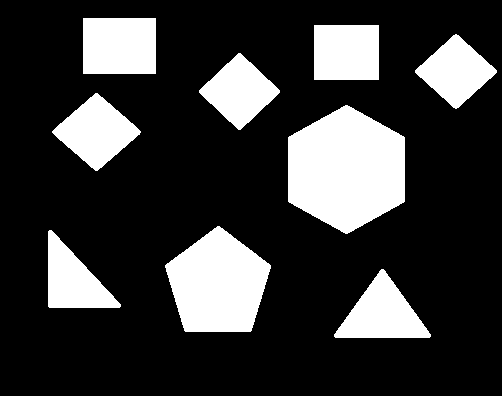
#> input picture source/binary.png, 502 x 396 px, found by its file name
$ python 16_cv2.drawContours.py
#> lines starting #> are read from the running program, lines starting #| are printed output that depends on the picture; after the words box and inside, x2 and y2 are one past the last pixel; in counts of white or black regions, pixels touching at a corner belong together
# Python code to find the co-ordinates of
# the contours detected in an image.
import numpy as np
import cv2

# Reading image
font = cv2.FONT_HERSHEY_COMPLEX
img2 = cv2.imread('source/binary.png', cv2.IMREAD_COLOR)
#> img2 is the input picture: shape (396, 502, 3); 22% white; 9 white regions, largest, box (x1, y1, x2, y2) and area: (288, 105, 405, 234) 11389, (165, 226, 271, 332) 7908, (83, 18, 156, 74) 4088

# Reading same image in another
# variable and converting to gray scale.
img = cv2.imread('source/binary.png', cv2.IMREAD_GRAYSCALE)
#> img: shape (396, 502); 22% white; 9 white regions

# Converting image to a binary image
# ( black and white only image).
_, threshold = cv2.threshold(img, 110, 255, cv2.THRESH_BINARY)

# Detecting contours in image.
contours, _= cv2.findContours(threshold, cv2.RETR_TREE,
							cv2.CHAIN_APPROX_SIMPLE)
#> contours = 9 contours; largest, box (x1, y1, x2, y2) and area: (288, 105, 405, 234) 11208, (165, 226, 271, 332) 7756, (83, 18, 156, 74) 3960, (52, 93, 141, 171) 3554, (334, 269, 431, 338) 3472

# Going through every contours found in the image.
for cnt in contours :

	approx = cv2.approxPolyDP(cnt, 0.009 * cv2.arcLength(cnt, True), True)

	# draws boundary of contours.
	cv2.drawContours(img2, [approx], 0, (0, 0, 255), 5)

	# Used to flatted the array containing
	# the co-ordinates of the vertices.
	n = approx.ravel()
	i = 0

	for j in n :
		if(i % 2 == 0):
			x = n[i]
			y = n[i + 1]

			# String containing the co-ordinates.
			string = str(x) + " " + str(y)

			if(i == 0):
				# text on topmost co-ordinate.
				cv2.putText(img2, "Arrow tip", (x, y),
								font, 0.5, (255, 0, 0))
			else:
				# text on remaining co-ordinates.
				cv2.putText(img2, string, (x, y),
						font, 0.5, (0, 255, 0))
		i = i + 1
#> this loop made 9 passes
#> n on passes 1 to 9: [334, 334, 335, 337, 430, 336, 383, 269], [49, 230, 48, 306, 119, 307, 120, 304], [217, 226, 165, 265, 185, 331, 250, 331, 270, 265], [345, 105, 288, 137, 288, 201, 347, 233, 404, 201, 404, 137], [95, 93, 52, 132, 97, 170, 140, 131], [238, 53, 199, 92, 240, 129, 279, 90], [455, 34, 415, 72, 456, 108, 496, 70], [314, 25, 314, 79, 378, 79, 378, 25], [83, 18, 83, 73, 155, 73, 155, 18]
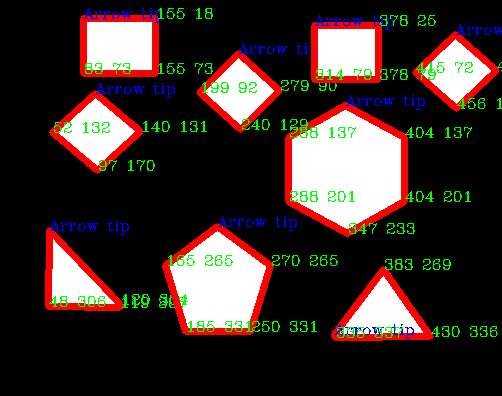
#> img2: shape (396, 502, 3); 11.29% of pixels changed, all inside (x1, y1, x2, y2) = (45, 8, 502, 341)

# Showing the final image.
cv2.imshow('image2', img2)

# Exiting the window if 'q' is pressed on the keyboard.
if cv2.waitKey(0) & 0xFF == ord('q'):
#> (key q is pressed here)
	cv2.destroyAllWindows()
